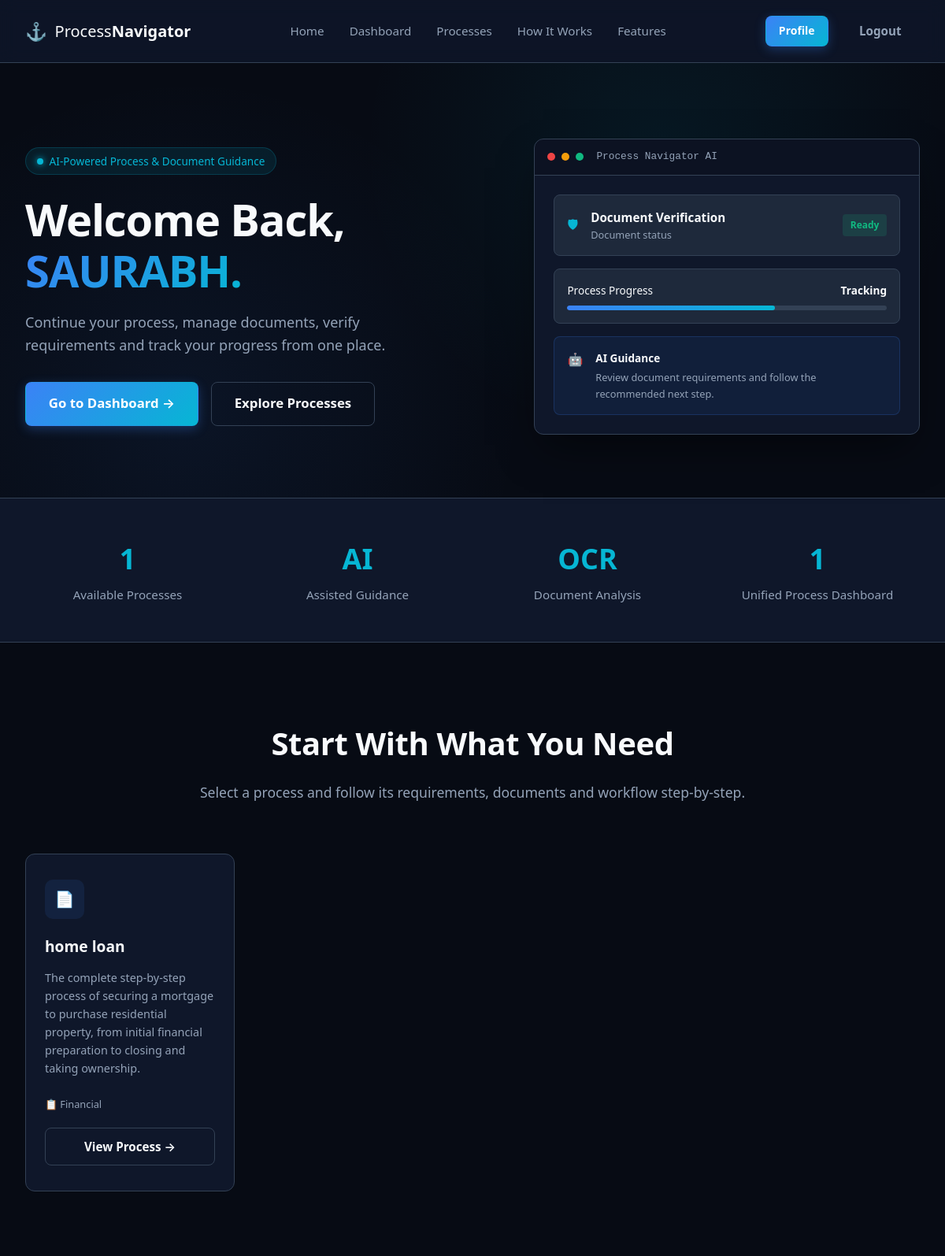
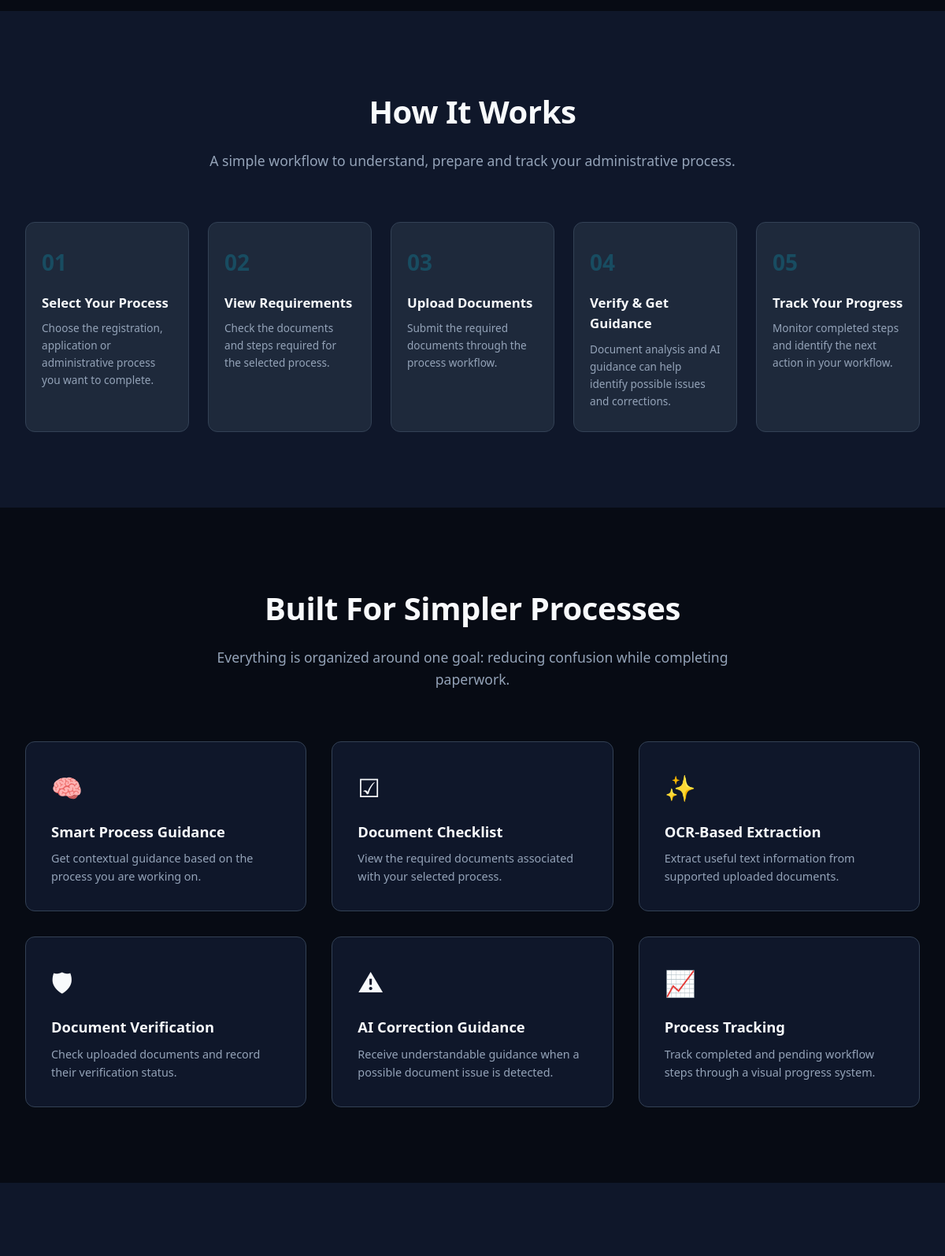
The page / (signed in, upper part) on the database its author committed (2 pictures, top to bottom).
### tables this page shows
CREATE TABLE users (
    id INTEGER PRIMARY KEY AUTOINCREMENT,
    name TEXT NOT NULL,
    email TEXT NOT NULL UNIQUE,
    phone TEXT,
    password TEXT NOT NULL,
    created_at DATETIME DEFAULT CURRENT_TIMESTAMP
);

CREATE TABLE processes (
    id INTEGER PRIMARY KEY AUTOINCREMENT,
    name TEXT NOT NULL,
    description TEXT,
    category TEXT,
    total_steps INTEGER DEFAULT 0,
    created_at DATETIME DEFAULT CURRENT_TIMESTAMP
, image_path TEXT);

### app.py (the view)
@app.route('/')
def index():
    processes = db.execute("""
        SELECT
            id,
            name,
            description,
            category,
            total_steps,
            image_path
        FROM processes
        ORDER BY id ASC
    """)
    user = None
    if session.get("user_id"):
        user = db.execute(
            "SELECT * FROM users WHERE id = ?",
            session["user_id"]
        )
        if user:
            user = user[0]
    return render_template(
        "index.html",
        processes=processes,
        user=user
    )

### templates/index.html (shortened to what this page needs)
{% extends "layout.html" %}
{% block content %}
<section class="hero-section">
    <div class="hero-container">
        <div class="hero-content">
            <div class="badge-pill">
                <span class="badge-dot"></span>
                AI-Powered Process & Document Guidance
            </div>
            {% if session.get('user_id') or session.get('email') %}
                <h1>
                    Welcome Back,
                    <span>
                        {{ user.name.split()[0] if user and user.name else 'User' }}.
                    </span>
                </h1>
                <p>
                    Continue your process, manage documents,
                    verify requirements and track your progress
                    from one place.
                </p>
                <div class="hero-buttons">
                    <a
                        href="{{ url_for('dashboard') }}"
                        class="btn btn-primary btn-lg">
                        Go to Dashboard &rarr;
                    </a>
                    <a
                        href="{{ url_for('process') }}"
                        class="btn btn-outline btn-lg">
                        Explore Processes
                    </a>
                </div>
            {% endif %}
        </div>
        <div class="hero-illustration">
            <div class="mockup-window">
                <div class="mockup-header">
                    <span class="dot red"></span>
                    <span class="dot yellow"></span>
                    <span class="dot green"></span>
                    <span class="mockup-title">
                        Process Navigator AI
                    </span>
                </div>
                <div class="mockup-body">
                    <div class="mockup-card highlight-card">
                        <div class="card-icon-title">
                            <span class="icon-box text-accent">
                                &#128737;
                            </span>
                            <div>
                                <h4>
                                    Document Verification
                                </h4>
                                <p>
                                    Document status
                                </p>
                            </div>
                        </div>
                        <span class="status-badge success">
                            Ready
                        </span>
                    </div>
                    <div class="mockup-progress-box">
                        <div class="progress-info">
                            <span>
                                Process Progress
                            </span>
                            <strong>
                                Tracking
                            </strong>
                        </div>
                        <div class="progress-track">
                            <div
                                class="progress-fill"
                                style="width: 65%;">
                            </div>
                        </div>
                    </div>
                    <div class="mockup-alert">
                        <span class="icon-box">
                            &#129302;
                        </span>
                        <div>
                            <strong>
                                AI Guidance
                            </strong>
                            <p>
                                Review document requirements
                                and follow the recommended next step.
                            </p>
                        </div>
                    </div>
                </div>
            </div>
        </div>
    </div>
</section>
<section class="stats-section">
    <div class="container stats-grid">
        <div class="stat-card">
            <h3>
                {{ processes|length if processes else 0 }}
            </h3>
            <p>
                Available Processes
            </p>
        </div>
        <div class="stat-card">
            <h3>
                AI
            </h3>
            <p>
                Assisted Guidance
            </p>
        </div>
        <div class="stat-card">
            <h3>
                OCR
            </h3>
            <p>
                Document Analysis
            </p>
        </div>
        <div class="stat-card">
            <h3>
                1
            </h3>
            <p>
                Unified Process Dashboard
            </p>
        </div>
    </div>
</section>
<section id="processes" class="processes-section">
    <div class="container">
        <div class="section-header">
            <h2>
                Start With What You Need
            </h2>
            <p>
                Select a process and follow its requirements,
                documents and workflow step-by-step.
            </p>
        </div>
        <div class="process-grid">
            {% if processes %}
                {% for p in processes %}
                    <div class="process-card">
                        <div class="process-icon bg-blue-soft">
                            {% if p.category == 'Education' %}
                                &#127891;
                            {% elif p.category == 'Finance' %}
                                &#128176;
                            {% elif p.category == 'Business' %}
                                &#127970;
                            {% elif p.category == 'Government' %}
                                &#127963;
                            {% else %}
                                &#128196;
                            {% endif %}
                        </div>
                        <h3>
                            {{ p.name }}
                        </h3>
                        <p>
                            {{ p.description
                               or 'Follow the guided workflow, required documents and process steps.'
                            }}
                        </p>
                        {% if p.category %}
                            <div class="doc-count">
                                &#128203;
                                {{ p.category }}
                            </div>
                        {% endif %}
                        <a
                            href="{{ url_for(
                                'process_detail',
                                process_id=p.id
                            ) }}"
                            class="btn btn-outline btn-full">
                            View Process &rarr;
                        </a>
                    </div>
                {% endfor %}
            {% endif %}
        </div>
    </div>
</section>
<section id="how-it-works" class="workflow-section">
    <div class="container">
        <div class="section-header">
            <h2>
                How It Works
            </h2>
            <p>
                A simple workflow to understand, prepare and track
                your administrative process.
            </p>
        </div>
        <div class="workflow-steps">
            <div class="step-card">
                <span class="step-number">
                    01
                </span>
                <h4>
                    Select Your Process
                </h4>
                <p>
                    Choose the registration, application or
                    administrative process you want to complete.
                </p>
            </div>
            <div class="step-card">
                <span class="step-number">
                    02
                </span>
                <h4>
                    View Requirements
                </h4>
                <p>
                    Check the documents and steps required
                    for the selected process.
                </p>
            </div>
            <div class="step-card">
                <span class="step-number">
                    03
                </span>
                <h4>
                    Upload Documents
                </h4>
                <p>
                    Submit the required documents through
                    the process workflow.
                </p>
            </div>
            <div class="step-card">
                <span class="step-number">
                    04
                </span>
                <h4>
                    Verify & Get Guidance
                </h4>
                <p>
                    Document analysis and AI guidance can help
                    identify possible issues and corrections.
                </p>
            </div>
            <div class="step-card">
                <span class="step-number">
                    05
                </span>
                <h4>
                    Track Your Progress
                </h4>
                <p>
                    Monitor completed steps and identify
                    the next action in your workflow.
                </p>
            </div>
        </div>
    </div>
</section>
<section id="features" class="features-section">
    <div class="container">
        <div class="section-header">
            <h2>
                Built For Simpler Processes
            </h2>
            <p>
                Everything is organized around one goal:
                reducing confusion while completing paperwork.
            </p>
        </div>
        <div class="features-grid">
            <div class="feature-item">
                <span class="feature-emoji">
                    &#129504;
                </span>
                <h3>
                    Smart Process Guidance
                </h3>
                <p>
                    Get contextual guidance based on the
                    process you are working on.
                </p>
            </div>
            <div class="feature-item">
                <span class="feature-emoji">
                    &#9745;
                </span>
                <h3>
                    Document Checklist
                </h3>
                <p>
                    View the required documents associated
                    with your selected process.
                </p>
            </div>
            <div class="feature-item">
                <span class="feature-emoji">
                    &#10024;
                </span>
                <h3>
                    OCR-Based Extraction
                </h3>
                <p>
                    Extract useful text information from
                    supported uploaded documents.
                </p>
            </div>
            <div class="feature-item">
                <span class="feature-emoji">
                    &#128737;
                </span>
                <h3>
                    Document Verification
                </h3>
                <p>
                    Check uploaded documents and record
                    their verification status.
                </p>
            </div>
            <div class="feature-item">
                <span class="feature-emoji">
                    &#9888;
                </span>
                <h3>
                    AI Correction Guidance
                </h3>
                <p>
                    Receive understandable guidance when
                    a possible document issue is detected.
                </p>
            </div>
            <div class="feature-item">
                <span class="feature-emoji">
                    &#128200;
                </span>
                <h3>
                    Process Tracking
                </h3>
                <p>
                    Track completed and pending workflow
                    steps through a visual progress system.
                </p>
            </div>
        </div>
    </div>
</section>
<section class="ai-showcase-section">
</section>
{% endblock %}

### rows shown on the page
users: name "SAURABH"
processes: name "home loan", description "The complete step-by-step process of securing a mortgage to purchase residential property, from initial financial preparation to closing and taking ownership.", category "Financial"

### other values the page prints
{{ processes|length if processes else 0 }} "1"
